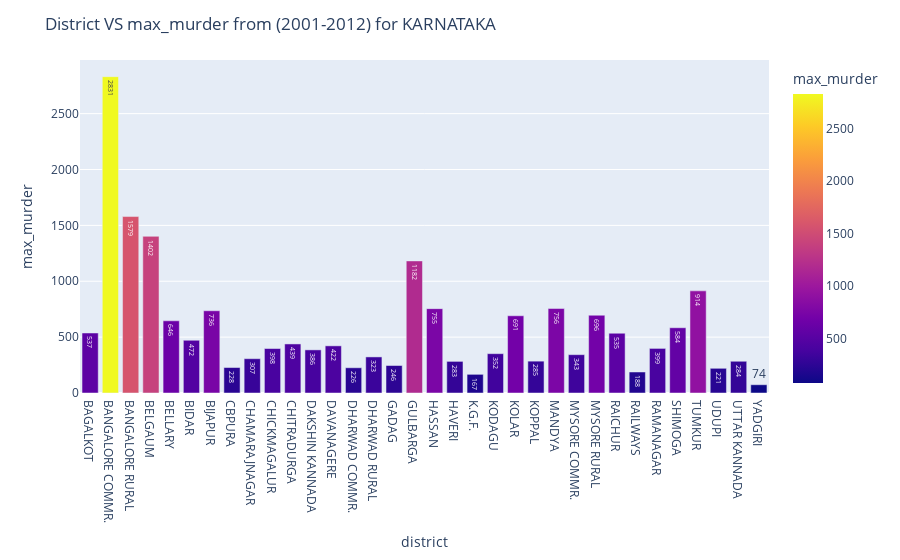

Notebook cell for this chart:
### Markdown cell above
##### Highest murder is happend at 24 PARGANAS NORTH(2329) district and lowest murder happend in SILIGURI G.R.P(42) from 2001-2012 In WEST BENGAL

### Code cell
df_grouped = max_murder_districts.groupby(['state', 'district'])['max_murder'].sum().reset_index()
fig = px.bar(df_grouped.loc[df_grouped['state']  == states[5]] , x='district', y='max_murder', color='max_murder',text='max_murder', height=400)
fig.update_layout(title=f'District VS max_murder from (2001-2012) for {states[5]}')
fig.show()

### Figure 1 — Plotly figure (JSON) as saved in the notebook; plotly's stock layout.template omitted (floating-point values rounded to 4 significant figures)
{"data": [{"alignmentgroup": "True", "hovertemplate": "district=%{x}<br>max_murder=%{marker.color}<extra></extra>", "legendgroup": "", "marker": {"color": [537, 2831, 1579, 1402, 646, 472, 736, 228, 307, 398, 439, 386, 422, 226, 323, 246, 1182, 755, 283, 167, 352, 691, 285, 756, 343, 696, 535, 188, 399, 584, 914, 221, 284, 74], "coloraxis": "coloraxis", "pattern": {"shape": ""}}, "name": "", "offsetgroup": "", "orientation": "v", "showlegend": false, "text": [537, 2831, 1579, 1402, 646, 472, 736, 228, 307, 398, 439, 386, 422, 226, 323, 246, 1182, 755, 283, 167, 352, 691, 285, 756, 343, 696, 535, 188, 399, 584, 914, 221, 284, 74], "textposition": "auto", "type": "bar", "x": ["BAGALKOT", "BANGALORE COMMR.", "BANGALORE RURAL", "BELGAUM", "BELLARY", "BIDAR", "BIJAPUR", "CBPURA", "CHAMARAJNAGAR", "CHICKMAGALUR", "CHITRADURGA", "DAKSHIN KANNADA", "DAVANAGERE", "DHARWAD COMMR.", "DHARWAD RURAL", "GADAG", "GULBARGA", "HASSAN", "HAVERI", "K.G.F.", "KODAGU", "KOLAR", "KOPPAL", "MANDYA", "MYSORE COMMR.", "MYSORE RURAL", "RAICHUR", "RAILWAYS", "RAMANAGAR", "SHIMOGA", "TUMKUR", "UDUPI", "UTTAR KANNADA", "YADGIRI"], "xaxis": "x", "y": [537, 2831, 1579, 1402, 646, 472, 736, 228, 307, 398, 439, 386, 422, 226, 323, 246, 1182, 755, 283, 167, 352, 691, 285, 756, 343, 696, 535, 188, 399, 584, 914, 221, 284, 74], "yaxis": "y"}], "layout": {"autosize": true, "barmode": "relative", "coloraxis": {"colorbar": {"title": {"text": "max_murder"}}, "colorscale": [[0, "#0d0887"], [0.1111, "#46039f"], [0.2222, "#7201a8"], [0.3333, "#9c179e"], [0.4444, "#bd3786"], [0.5556, "#d8576b"], [0.6667, "#ed7953"], [0.7778, "#fb9f3a"], [0.8889, "#fdca26"], [1, "#f0f921"]]}, "legend": {"tracegroupgap": 0}, "margin": {"t": 60}, "title": {"text": "District VS max_murder from (2001-2012) for KARNATAKA"}, "xaxis": {"anchor": "y", "autorange": true, "domain": [0, 1], "range": [-0.5, 33.5], "title": {"text": "district"}, "type": "category"}, "yaxis": {"anchor": "x", "autorange": true, "domain": [0, 1], "range": [0, 2980], "title": {"text": "max_murder"}, "type": "linear"}}}
